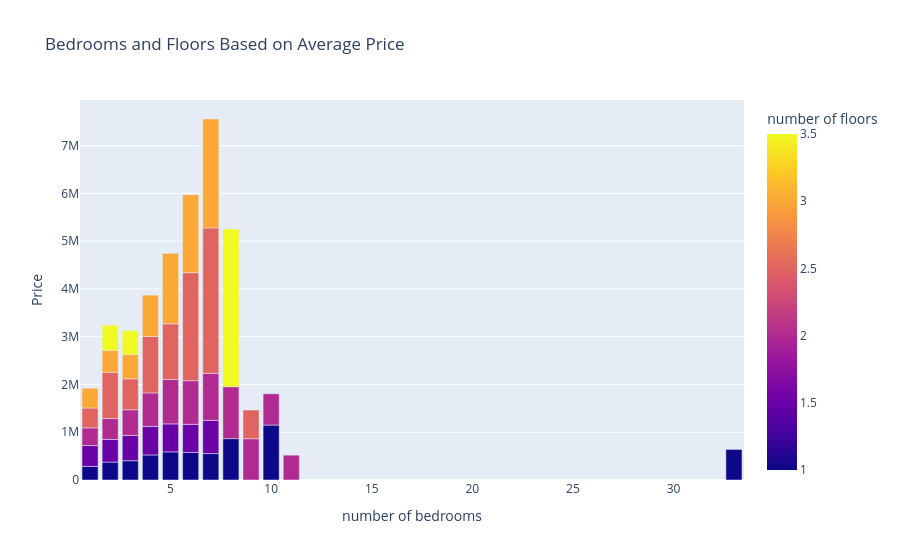

Write notebook code for a chart like this one.
### Code cell
#The analysis shows that average house prices generally increase with the number of bedrooms
bedrooms_floors_price=df.groupby(['number of bedrooms','number of floors'])['Price'].mean().reset_index()
fig=px.bar(bedrooms_floors_price,x='number of bedrooms',y='Price',color='number of floors',
           barmode='stack',
          title='Bedrooms and Floors Based on Average Price')

fig.show()

### Figure 1 — Plotly figure (JSON) as saved in the notebook; plotly's stock layout.template omitted (floating-point values rounded to 4 significant figures)
{"data": [{"alignmentgroup": "True", "hovertemplate": "number of bedrooms=%{x}<br>Price=%{y}<br>number of floors=%{marker.color}<extra></extra>", "legendgroup": "", "marker": {"color": [1, 1.5, 2, 2.5, 3, 1, 1.5, 2, 2.5, 3, 3.5, 1, 1.5, 2, 2.5, 3, 3.5, 1, 1.5, 2, 2.5, 3, 1, 1.5, 2, 2.5, 3, 1, 1.5, 2, 2.5, 3, 1, 1.5, 2, 2.5, 3, 1, 2, 3.5, 2, 2.5, 1, 2, 2, 1], "coloraxis": "coloraxis", "pattern": {"shape": ""}}, "name": "", "offsetgroup": "", "orientation": "v", "showlegend": false, "textposition": "auto", "type": "bar", "x": [1, 1, 1, 1, 1, 2, 2, 2, 2, 2, 2, 3, 3, 3, 3, 3, 3, 4, 4, 4, 4, 4, 5, 5, 5, 5, 5, 6, 6, 6, 6, 6, 7, 7, 7, 7, 7, 8, 8, 8, 9, 9, 10, 10, 11, 33], "xaxis": "x", "y": [284000.0, 437600.0, 371200.0, 415000, 413250, 375200.0, 473500.0, 437300.0, 970500, 459200.0, 525000, 404400.0, 528800.0, 536900.0, 648900.0, 509400.0, 499250, 525000.0, 598300.0, 700800.0, 1182000.0, 865200.0, 589000.0, 585900.0, 928700.0, 1167000.0, 1475000, 577500.0, 588500.0, 913300.0, 2261720, 1629750, 553700.0, 695000, 985000.0, 3045000, 2280000, 866250, 1088000, 3300000, 865000, 599999, 1150000, 655000, 520000, 640000], "yaxis": "y"}], "layout": {"autosize": true, "barmode": "stack", "coloraxis": {"colorbar": {"title": {"text": "number of floors"}}, "colorscale": [[0, "#0d0887"], [0.1111, "#46039f"], [0.2222, "#7201a8"], [0.3333, "#9c179e"], [0.4444, "#bd3786"], [0.5556, "#d8576b"], [0.6667, "#ed7953"], [0.7778, "#fb9f3a"], [0.8889, "#fdca26"], [1, "#f0f921"]]}, "legend": {"tracegroupgap": 0}, "title": {"text": "Bedrooms and Floors Based on Average Price"}, "xaxis": {"anchor": "y", "autorange": true, "domain": [0, 1], "range": [0.5, 33.5], "title": {"text": "number of bedrooms"}, "type": "linear"}, "yaxis": {"anchor": "x", "autorange": true, "domain": [0, 1], "range": [0, 7957000.0], "title": {"text": "Price"}, "type": "linear"}}}
